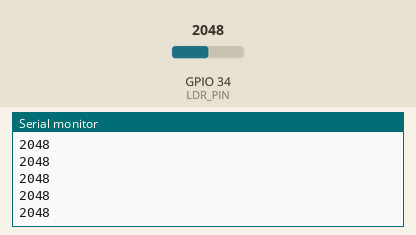
This sketch was run on a simulated ESP32. Parts: the last lines printed to the serial monitor. Inputs (shaded band) come from the test bench; at power-on: GPIO 34 (LDR_PIN) = 2048.

Above: at 1.2 s.
1.3 s: GPIO 34 (LDR_PIN) set to 2866
At 1.31 s:
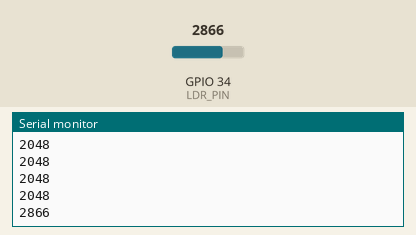
2.8 s: GPIO 34 (LDR_PIN) set to 3603
At 2.81 s:
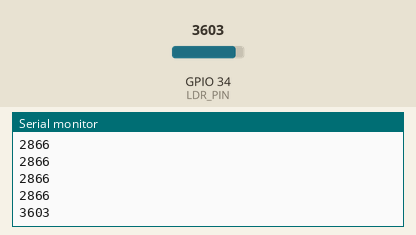
Timing chart, 0 to 5.8 s (numbered marks = the images above; inputs shaded):
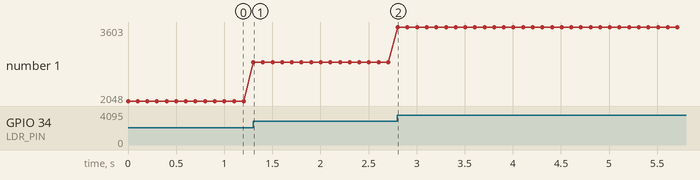

Measured:
- after the input at 1.3 s, the serial monitor: prints a new line at once (image 1)
- after the input at 2.8 s, the serial monitor: prints a new line at once (image 2)
- plotted number 1: 2048 → 2866 after the input at 1.3 s, 2866 → 3603 after the input at 2.8 s

The sketch:

Dispositivos_ADC.ino
```cpp
// int pinLDR = 34;
// const int pinLDR = 34;
#define LDR_PIN 34

void setup() {

  Serial.begin(9600);

}

void loop() {

  int a = analogRead(LDR_PIN);
  Serial.println(a);
  delay(100);

}
```
